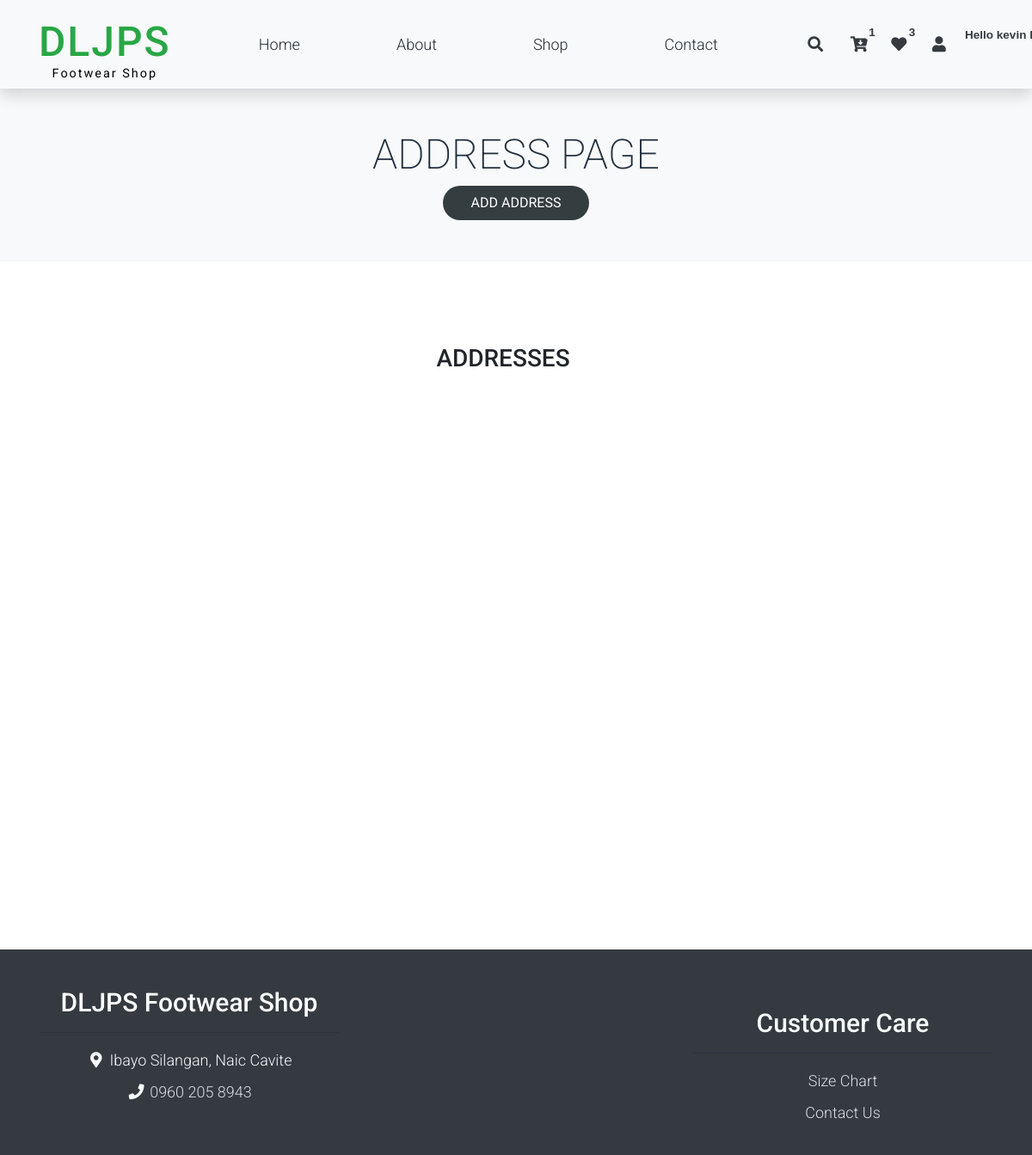
Before: /adressPage.php (signed in) with the older database file.
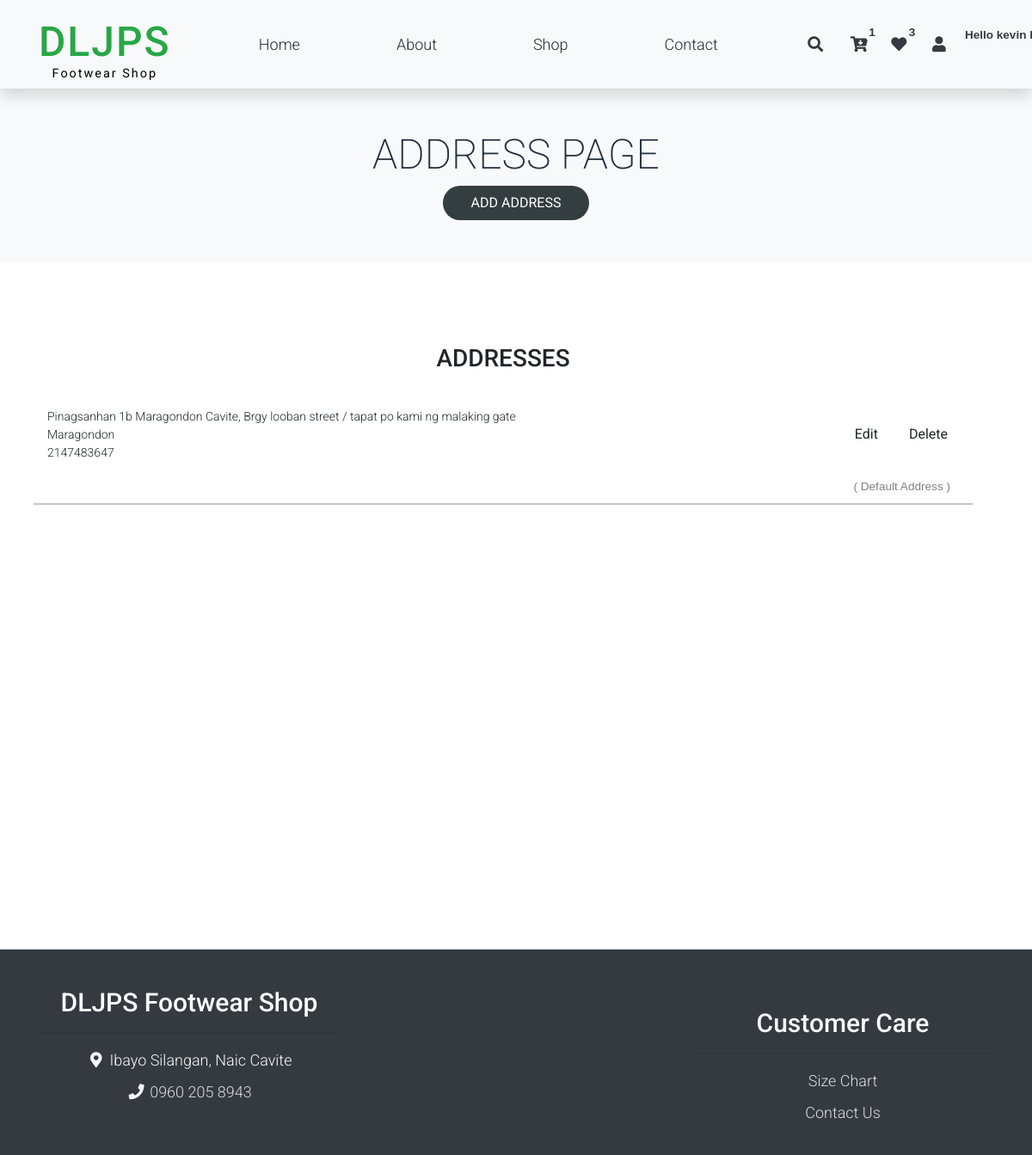
After: the same page with the newer database file.
### tables this page shows
CREATE TABLE `users` (
  `id` int(11) NOT NULL,
  `first_name` varchar(255) NOT NULL,
  `last_name` varchar(255) NOT NULL,
  `pwd` varchar(255) NOT NULL,
  `email` varchar(30) NOT NULL,
  `contact_num` varchar(30) NOT NULL,
  `created_at` datetime NOT NULL DEFAULT curtime()
);

CREATE TABLE `address` (
  `id` int(11) NOT NULL,
  `user_id` int(11) NOT NULL,
  `address` varchar(255) NOT NULL,
  `brgy_street` varchar(255) NOT NULL,
  `city` varchar(255) NOT NULL,
  `zipcode` int(11) NOT NULL,
  `mobile_no` int(11) NOT NULL,
  `default` int(11) DEFAULT 0
);

### includes/login_model.inc.php (called while the page is built, shortened)
<?php
function get_user_topbar(object $pdo ,string $user_id){
    $query = "SELECT * FROM users WHERE id = :user_id;";
    $stmt = $pdo->prepare($query);
    $stmt->bindParam(":user_id", $user_id);
    $stmt->execute();
    $result = $stmt->fetch(PDO::FETCH_ASSOC);
    return $result;
}
function get_wishlist_count(object $pdo ,string $user_id){
    $query = "SELECT count(*) as wishcount FROM wishlist WHERE userid = :user_id;";
    $stmt = $pdo->prepare($query);
    $stmt->bindParam(":user_id", $user_id);
    $stmt->execute();
    $result = $stmt->fetch(PDO::FETCH_ASSOC);
    return $result;
}
function get_cart_count(object $pdo ,string $user_id){
    $query = "SELECT count(*) as cartcount FROM cart WHERE user_id = :user_id;";
    $stmt = $pdo->prepare($query);
    $stmt->bindParam(":user_id", $user_id);
    $stmt->execute();
    $result = $stmt->fetch(PDO::FETCH_ASSOC);
    return $result;
}

### includes/products_model.inc.php (called while the page is built, shortened)
<?php
 function get_user_addresses(object $pdo, int $user_id){
    $query = "SELECT * FROM address WHERE user_id = :user_id;";
    $stmt = $pdo->prepare($query);
    $stmt->bindParam(":user_id", $user_id);
    $stmt->execute();
    $result = $stmt->fetchAll(PDO::FETCH_ASSOC);
    return $result;
 }

### adressPage.php (the view, shortened to what this page needs)
<?php
    include('includes/header.php');
    include('includes/topbar.php');
    include('includes/products_model.inc.php');
    $addressresult = get_user_addresses($pdo, $_SESSION['user_id']);
?>
<div class="container-fluid bg-light py-5">
        <div class="col-md-6 m-auto text-center ">
            <h1 class="h1">ADDRESS PAGE</h1>
            <button type="button" id="btnadd" class="btn btn- btnadress"> ADD ADDRESS </button>
        </div>
    </div>
 <div class="container height py-5">
        <div class="row py-5">
                <div class="row">
                    <div class=" center">
                        <h3 class="center">ADDRESSES</h3>
                        <?php foreach ($addressresult as $address): ?>
                            <div class="container each_address mb-3 d-flex justify-content-between align-items-center  p-3">
                                <div>
                                    <p class="address_p mt-3">
                                        <?php echo $address["address"] ?>,
                                        <?php echo $address["brgy_street"] ?><br>
                                        <?php echo $address["city"] ?><br>
                                        <?php echo $address["mobile_no"] ?>
                                    </p>
                                </div>
                                <div class="button-group ">
                                    <button class="btn btn-edit" id="addresseditbtn"
                                            data-id = "<?php echo $address["id"];?>"
                                            data-address="<?php echo $address["address"]; ?>"
                                            data-brgy_street="<?php echo $address["brgy_street"]; ?>"
                                            data-city="<?php echo $address["city"]; ?>"
                                            data-zipcode="<?php echo $address["zipcode"]; ?>"
                                            data-mobile_no="<?php echo $address["mobile_no"]; ?>"
                                            data-default="<?php echo $address["default"]; ?>">Edit</button>
                                    <button class="btn btn-delete" id="addressdelete"
                                        data-id-for-delete = "<?php echo $address["id"];?> "> Delete</button>
                                    <?php if ($address["default"] === 1): ?>
                                        <span class="default-address"> ( Default Address )</span>
                                    <?php endif; ?>
                                </div>
                            </div>
                            <hr>
                        <?php endforeach; ?>
                    </div>
                </div>
        </div>
    </div>
<?php include('includes/footer.php'); ?>

### includes/header.php (shortened to what this page needs)
<!DOCTYPE html>
<html lang="en">
<head>
    <link rel="stylesheet" href="assets/css/bootstrap-touch-slider.css">
    <link rel="stylesheet" href="assets/css/bootstrap.min.css">
    <link rel="stylesheet" href="assets/css/templatemo.css">
    <link rel="stylesheet" href="assets/css/custom.css">
    <link href="https://cdnjs.cloudflare.com/ajax/libs/font-awesome/5.15.4/css/all.min.css" rel="stylesheet">
    <link rel="stylesheet" href="assets/css/fontawesome.min.css">
        <link rel="stylesheet" type="text/css" href="assets/css/slick.min.css">
    <link rel="stylesheet" type="text/css" href="assets/css/slick-theme.css">
    <link rel="stylesheet" href="assets/plugins/fontawesome-free/css/all.min.css">
<link rel="stylesheet" href="https://maxcdn.bootstrapcdn.com/bootstrap/4.5.2/css/bootstrap.min.css">
<link href="https://cdn.jsdelivr.net/npm/bootstrap@5.1.3/dist/css/bootstrap.min.css" rel="stylesheet">
    <link rel="stylesheet" href="assets/plugins/datatables-bs4/css/dataTables.bootstrap4.min.css">
    <link rel="stylesheet" href="assets/plugins/datatables-responsive/css/responsive.bootstrap4.min.css">
    <link rel="stylesheet" href="assets/plugins/datatables-buttons/css/buttons.bootstrap4.min.css">
    <link rel="stylesheet" href="assets/css/adminltedatatable.min.css">
<link rel="stylesheet" href="https://cdn.jsdelivr.net/npm/sweetalert2@11/dist/sweetalert2.min.css">
</head>
<body>

### includes/topbar.php (shortened to what this page needs)
<nav class="navbar navbar-expand-lg navbar-light shadow">
        <div class="container d-flex justify-content-between align-items-center">
        <a class="navbar-brand text-success logo h1 align-self-center" href="index.php">
    DLJPS
    <p class="small-text">Footwear Shop</p>
</a>
            <div class="align-self-center collapse navbar-collapse flex-fill  d-lg-flex justify-content-lg-between" id="templatemo_main_nav">
                <div class="flex-fill">
                    <ul class="nav navbar-nav d-flex justify-content-between mx-lg-auto">
                        <li class="nav-item">
                            <a class="nav-link" href="index.php">Home</a>
                        </li>
                        <li class="nav-item">
                            <a class="nav-link" href="aboutUs.php">About</a>
                        </li>
                        <li class="nav-item">
                            <a class="nav-link" href="shop.php">Shop</a>
                        </li>
                        <li class="nav-item">
                            <a class="nav-link" href="contactUs.php">Contact</a>
                        </li>
                    </ul>
                </div>
                <div class="navbar align-self-center d-flex">
                    <a class="nav-icon d-none d-lg-inline" href="#" data-bs-toggle="modal" data-bs-target="#templatemo_search">
                        <i class="fa fa-fw fa-search text-dark mr-2"></i>
                    </a>
                    <?php
                    if(!isset($_SESSION['user_id'])){
                        ?>
                        <a class="nav-icon position-relative text-decoration-none" href="addToCardPage.php">
                        <i class="fa fa-fw fa-cart-arrow-down text-dark mr-1"></i>
                        <span class="position-absolute top-0 left-100 translate-middle badge rounded-pill bg-light text-dark">0</span>
                    </a>
                        <a class="nav-icon position-relative text-decoration-none" href="wishlist.php">
                        <i class="fa fa-fw fa-heart text-dark mr-1"></i>
                        <span class="position-absolute top-0 left-100 translate-middle badge rounded-pill bg-light text-dark">0</span>
                    </a>
                        <a class="nav-icon position-relative text-decoration-none" href="loginPage.php">
                        <i class="fa fa-fw fa-user text-dark mr-3"></i>
                        <span class="position-absolute top-0 left-100 translate-middle badge rounded-pill bg-light text-dark  " style="margin-left: 20px;">Login Here!</span>
                    </a>
                    <?php
                    }else{
                        require_once 'dbh.inc.php';
                        include_once 'includes/login_model.inc.php';
                        $result = get_user_topbar($pdo, $_SESSION['user_id']);
                        $cartcount = get_cart_count($pdo, $_SESSION['user_id']);
                        $wishcount = get_wishlist_count($pdo, $_SESSION['user_id']);
                        ?>
                        <a class="nav-icon position-relative text-decoration-none" href="addToCardPage.php">
                            <i class="fa fa-fw fa-cart-arrow-down text-dark mr-1"></i>
                            <span class="position-absolute top-0 left-100 translate-middle badge rounded-pill bg-light text-dark"><?php echo $cartcount['cartcount'] ?></span>
                        </a>
                        <a class="nav-icon position-relative text-decoration-none" href="wishlist.php">
                        <i class="fa fa-fw fa-heart text-dark mr-1"></i>
                        <span class="position-absolute top-0 left-100 translate-middle badge rounded-pill bg-light text-dark"> <?php echo $wishcount['wishcount'] ?> </span>
                        </a>
                        <div class="nav-item dropdown">
                            <a class="nav-icon position-relative text-decoration-none" href="#" id="userDropdown" role="button" data-bs-toggle="dropdown" aria-haspopup="true" aria-expanded="false">
                                <i class="fa fa-fw fa-user text-dark mr-3"></i>
                                <span class="position-absolute top-0 left-100 translate-middle badge rounded-pill bg-light text-dark" style="margin-left: 50px;"><?php echo 'Hello ' .$result['first_name'] .' '. $result['last_name'] ?> </span>
                            </a>
                        </div>
                    <?php
                    }
                    ?>
                </div>
            </div>
        </div>
    </nav>

### includes/footer.php (shortened to what this page needs)
<footer class="bg-dark" id="tempaltemo_footer">
        <div class="container">
            <div class="row">
                <div class="col-md-4 pt-4">
                    <h2 class="h2 border-bottom pb-3 border-light logo margin-top-footer">DLJPS Footwear Shop </h2>
                    <ul class="list-unstyled text-light footer-link-list">
                        <li>
                            <i class="fas fa-map-marker-alt fa-fw"></i>
                           Ibayo Silangan, Naic Cavite
                        </li>
                        <li>
                            <i class="fa fa-phone fa-fw"></i>
                            <a class="text-decoration-none" href="tel:
0960 205 8943">
                            0960 205 8943</a>
                        </li>
                    </ul>
                </div>
                <div class="col-md-4 pt-5">
                </div>
                <div class="col-md-4 pt-5">
                    <h2 class="h2 text-light border-bottom pb-3 border-light margin-top-footer-customercare">Customer Care</h2>
                    <ul class="list-unstyled text-light footer-link-list">
                        <li><a class="text-decoration-none" href="sizeChart.php">Size Chart</a></li>
                        <li><a class="text-decoration-none" href="contactUs.php">Contact Us</a></li>
                    </ul>
                </div>
            </div>
    </footer>
    <link href="https://stackpath.bootstrapcdn.com/bootstrap/4.5.2/css/bootstrap.min.css" rel="stylesheet">
</body>
</html>

### assets/css/templatemo.css (style rules this page uses)
body, ul, li, p, a, label, input, div { font-family: "Roboto", sans-serif; font-size: 18px !important; font-weight: 300 !important; }
.h1 { font-family: "Roboto", sans-serif; font-size: 48px !important; font-weight: 200 !important; }
.h2 { font-family: "Roboto", sans-serif; font-size: 30px !important; font-weight: 300; }
.logo { font-weight: 500 !important; }
.text-success { color: #59ab6e !important; }
.text-light { color: #cfd6e1 !important; }
.bg-dark { background-color: #212934 !important; }
.bg-light { background-color: #e9eef5 !important; }
#templatemo_main_nav a { color: #212934; }
#templatemo_main_nav .navbar .nav-icon { margin-right: 20px; }
#tempaltemo_footer a { color: #dcdde1; }
#tempaltemo_footer ul.footer-link-list li { padding-top: 10px; }
#tempaltemo_footer .border-light { border-color: #2d343f !important; }
@media (min-width: 768px) { #templatemo_main_nav .navbar-nav { max-width: 450px; } }
@media (min-width: 992px) { #templatemo_main_nav .navbar-nav { max-width: 550px; } }

### assets/css/custom.css (style rules this page uses)
.navbar-brand { font-size: 2.5rem; font-weight: bold; letter-spacing: 2px; color: #000000 !important; }
.small-text { font-size: 0.9rem !important; font-weight: 400 !important; color: #000000; margin-top: -10px; text-align: center; margin-bottom: -15px; }
footer { background-color: #333; color: white; text-align: center; padding: 20px; position: relative; bottom: 0; width: 100%; opacity: 0; transition: opacity 0.5s ease-in-out; }
* { margin: 0; padding: 0; box-sizing: border-box; font-family: "Poppins", sans-serif; }
body { background: #ecf0f3; display: flex; flex-direction: column; min-height: 100vh; }
footer { opacity: 0; transition: opacity 0.2s ease-in-out; margin-top: auto; }
footer.show { opacity: 1; }
.margin-top-footer-customercare { margin-top: -20px; }
.margin-top-footer { margin-top: 10px; color: white; }
.btnadress { border-radius: 20px !important; height: 40px; width: 170px; text-decoration: none; background-color: #343d3f !important; color: white !important; }
.center { text-align: center; }
.address_p { font-size: 14px !important; }
.each_address { display: flex; justify-content: space-between; align-items: center; text-align: left; }
.btn-edit, .btn-delete { padding: 5px 10px; border: none; background-color: #f0f0f0; color: #333; cursor: pointer; }
.default-address { font-size: 0.85rem; color: gray; position: absolute; top: 0; right: 0; margin-right: 10px; margin-top: 70px; }
.button-group { position: relative; display: flex; flex-direction: row; align-items: flex-end; gap: 10px; }
.container.height { display: flex; flex-direction: column; justify-content: space-between; height: 100vh; }

Changed rows visible on the page:
added address: address "Pinagsanhan 1b Maragondon Cavite", brgy_street "Brgy looban street / tapat po kami ng malaking gate", city "Maragondon", mobile_no "2147483647", default "( Default Address )"
